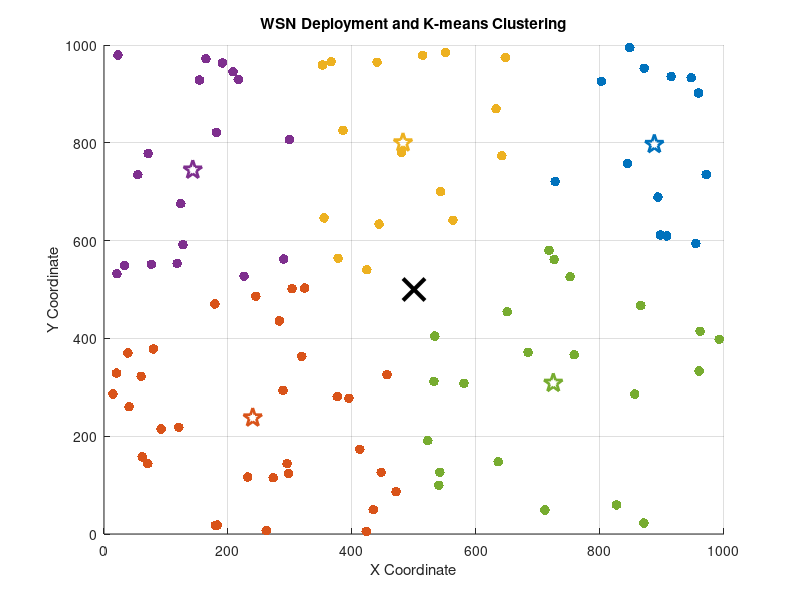
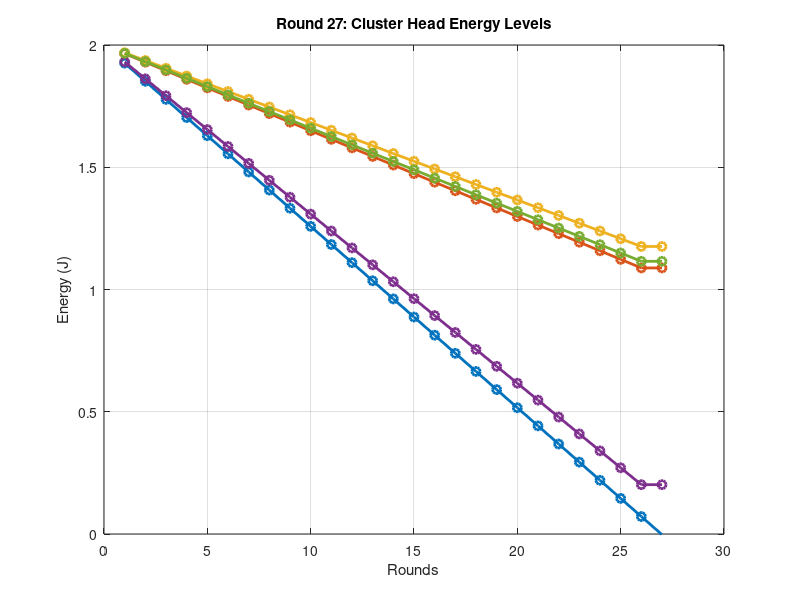

These figures' MATLAB source, in order:
%% Full Implementation: Simulate and Plot CH Energy Dynamics
clear;
clc;
close all;

% Step 1: WSN Deployment and K-means Clustering
numNodes = 100; % Number of sensor nodes
areaSize = 1000; % Larger area size (1000x1000 units for realistic distances)
nodes = rand(numNodes, 2) * areaSize; % Random (x, y) coordinates for nodes

numClusters = 5; % Number of clusters
[idx, clusterCenters] = kmeans(nodes, numClusters);

% Visualize Clusters
figure;
hold on;
colors = lines(numClusters);
for i = 1:numClusters
    clusterNodes = nodes(idx == i, :);
    scatter(clusterNodes(:, 1), clusterNodes(:, 2), 50, colors(i, :), 'filled'); % Cluster nodes
    scatter(clusterCenters(i, 1), clusterCenters(i, 2), 200, colors(i, :), 'p', 'LineWidth', 2); % Cluster centers
end
sink_node = [areaSize/2, areaSize/2]; % Sink node at center
scatter(sink_node(1), sink_node(2), 250, 'k', 'x', 'LineWidth', 3); % Sink node
title('WSN Deployment and K-means Clustering');
xlabel('X Coordinate');
ylabel('Y Coordinate');
grid on;
hold off;

% Step 2: Cluster Head (CH) Selection
CHs = zeros(numClusters, 1); % To store the selected CH indices
for cluster = 1:numClusters
    clusterNodes = find(idx == cluster); % Nodes in the current cluster
    % Select the node closest to the cluster center as the CH
    distances = vecnorm(nodes(clusterNodes, :) - clusterCenters(cluster, :), 2, 2);
    [~, closestNodeIdx] = min(distances);
    CHs(cluster) = clusterNodes(closestNodeIdx);
end

% Step 3: Initialize Energy Model
initialEnergy = 2; % Initial energy in Joules
E_elec = 50e-9; % Energy for transmitter/receiver circuitry (J/bit)
E_amp = 100e-12; % Energy for amplifier (J/bit/m^2)
dataSize = 4000; % Data size in bits per transmission
nodeEnergy = ones(numNodes, 1) * initialEnergy; % Initial energy for all nodes

% Energy levels of CHs (to track only CH energy)
CH_energy = nodeEnergy(CHs);

% Step 4: Simulation of Rounds
numRounds = 100; % Maximum number of rounds
deadNodes = zeros(numRounds, 1); % Track dead nodes per round

figure; % Create a figure for dynamic plotting
hold on;
for round = 1:numRounds
    fprintf('Round %d:\n', round);

    % Intra-cluster communication (Sensor nodes to CHs)
    for cluster = 1:numClusters
        clusterNodes = find(idx == cluster);
        for node = clusterNodes'
            if nodeEnergy(node) > 0 && node ~= CHs(cluster) % Skip the CH itself
                % Transmission energy to CH
                distToCH = norm(nodes(node, :) - nodes(CHs(cluster), :));
                E_tx = E_elec * dataSize + E_amp * dataSize * distToCH^2;
                nodeEnergy(node) = nodeEnergy(node) - E_tx;

                % Check if the node is dead
                if nodeEnergy(node) <= 0
                    fprintf('Node %d died in round %d\n', node, round);
                end
            end
        end
    end

    % Inter-cluster communication (CHs to Sink)
    for cluster = 1:numClusters
        if nodeEnergy(CHs(cluster)) > 0
            % Transmission energy to Sink
            distToSink = norm(nodes(CHs(cluster), :) - sink_node);
            E_tx = E_elec * dataSize + E_amp * dataSize * distToSink^2;
            nodeEnergy(CHs(cluster)) = nodeEnergy(CHs(cluster)) - E_tx;

            % Check if the CH is dead
            if nodeEnergy(CHs(cluster)) <= 0
                fprintf('Cluster Head %d died in round %d\n', CHs(cluster), round);

                % Stop simulation when the first CH dies
                fprintf('Simulation stopped: First CH died.\n');
                break;
            end
        end
    end

    % Update CH energy levels in the tracking matrix
    CH_energy_over_time(round, :) = nodeEnergy(CHs); % Record energy levels

    % Dynamic Plot: Energy levels of CHs
    clf; % Clear the current figure
    for cluster = 1:numClusters
        plot(1:round, CH_energy_over_time(1:round, cluster), '-o', 'LineWidth', 2);
        hold on;
    end
    title(sprintf('Round %d: Cluster Head Energy Levels', round));
    xlabel('Rounds');
    ylabel('Energy (J)');
    ylim([0, initialEnergy]); % Set y-axis limits
    grid on;
    drawnow; % Update the plot dynamically

    % Stop simulation if a CH has died
    if any(nodeEnergy(CHs) <= 0)
        break; % Exit the simulation
    end
end

